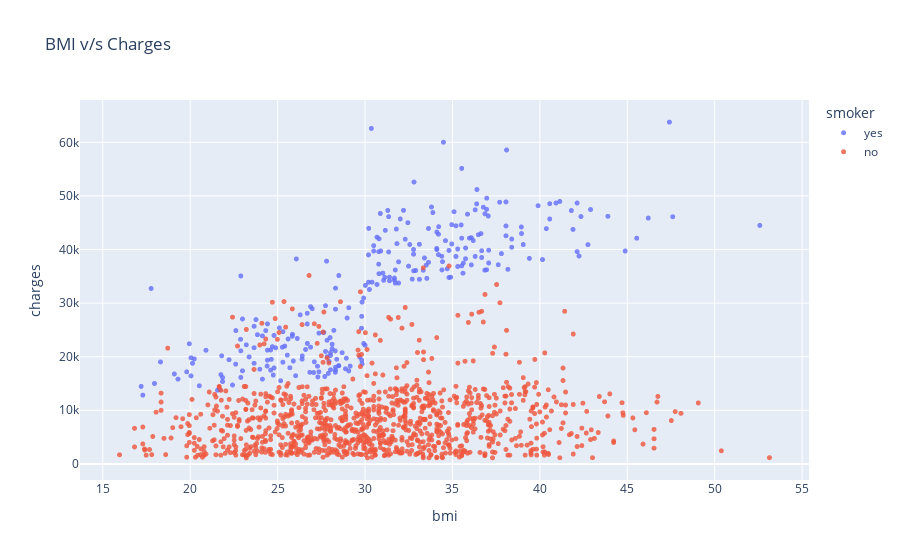

Notebook code cell kept with this figure:
### Code cell
fig=px.scatter(medical_df,x='bmi',y='charges',color='smoker',hover_data=['sex'],title='BMI v/s Charges',opacity=0.8)
fig.update_traces(marker_size=5)
fig.show()

### Figure 1 — Plotly figure (JSON) as saved in the notebook; plotly's stock layout.template omitted (floating-point values rounded to 4 significant figures; data arrays with more than 128 entries replaced by an {"elided": "..."} marker saying what was removed)
{"data": [{"customdata": {"elided": "274x1 str values"}, "hovertemplate": "smoker=yes<br>bmi=%{x}<br>charges=%{y}<br>sex=%{customdata[0]}<extra></extra>", "legendgroup": "yes", "marker": {"color": "#636efa", "opacity": 0.8, "size": 5, "symbol": "circle"}, "mode": "markers", "name": "yes", "showlegend": true, "type": "scattergl", "visible": true, "x": {"elided": "274 float values"}, "xaxis": "x", "y": {"elided": "274 float values"}, "yaxis": "y"}, {"customdata": {"elided": "1064x1 str values"}, "hovertemplate": "smoker=no<br>bmi=%{x}<br>charges=%{y}<br>sex=%{customdata[0]}<extra></extra>", "legendgroup": "no", "marker": {"color": "#EF553B", "opacity": 0.8, "size": 5, "symbol": "circle"}, "mode": "markers", "name": "no", "showlegend": true, "type": "scattergl", "x": {"elided": "1064 float values"}, "xaxis": "x", "y": {"elided": "1064 float values"}, "yaxis": "y"}], "layout": {"autosize": true, "legend": {"title": {"text": "smoker"}, "tracegroupgap": 0}, "title": {"text": "BMI v/s Charges"}, "xaxis": {"anchor": "y", "autorange": true, "domain": [0, 1], "range": [13.74, 55.35], "title": {"text": "bmi"}, "type": "linear"}, "yaxis": {"anchor": "x", "autorange": true, "domain": [0, 1], "range": [-3755.0, 68650.0], "title": {"text": "charges"}, "type": "linear"}}}
